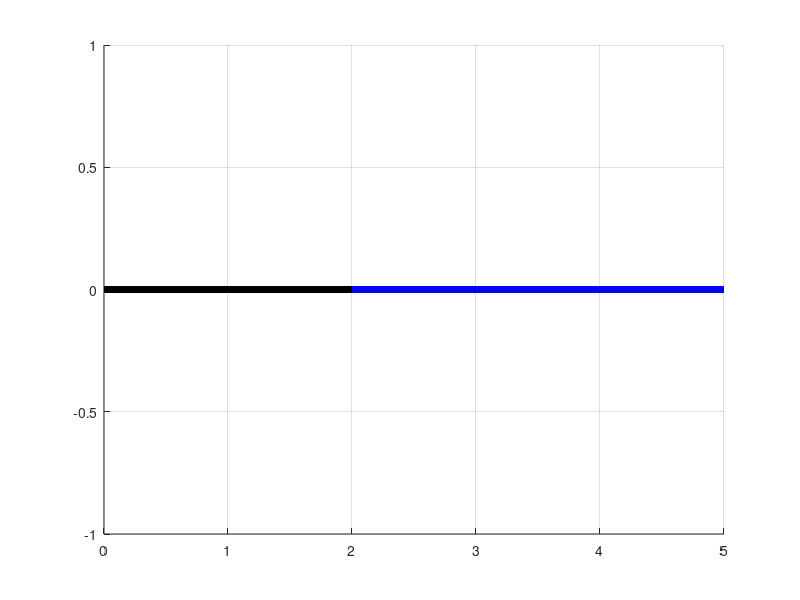

Here is the MATLAB script that generated this plot: (Note: this script raises an error after producing the figure.)
function th = InverseKinematics
    clc

    th1_old = 0; th2_old = 0; th3_old = 0 ;% old angles
    
    a = 3 ; b = 2;
    
    figure(1)
    clf(1,'reset')
    hold on
% INITIAL ROBOTIC ARM - FIRST-SECOND LINK
    line([0 3 0],[0 0 0],[0 0 0],'color','k','linewidth',5) % first link
    line([2 5 5],[0 0 0],[0 0 0],'color','b','linewidth',5) % second link
    grid
% initial configuration frame
    th0 = 0 ;
    rot = rotation(th0)* [ 1 0 0 ;0 1 0 ; 0 0 1]; % no rotation of the initial frame
    DrawAxis(0,0,0,rot) %initial configuration frame  
    
    pressEnd = false;
    while (pressEnd == false)
        prompt = 'Input x \n';
        x = input(prompt);           
        clc
        prompt = 'Input y \n';
        y = input(prompt);     
        clc
        prompt = 'Input z \n';
        z = input(prompt);     
        clc                     
        if ( (x^2 + y^2) < (a-b)^2 || (x^2 + y^2) > (a+b)^2) && ((y^2 + z^2) < (a-b)^2 || (y^2 + z^2) > (a+b)^2)
            disp('FIRST CONDITION \n');
            pause;
            continue;
        elseif ((x^2 + z^2) < (a-b)^2 || (x^2 + z^2) > (a+b)^2) && ( (x^2 + y^2) < (a-b)^2 || (x^2 + y^2) > (a+b)^2)
            disp('SECOND CONDITION \n');
            pause;
            continue;
        elseif ((y^2 + z^2) < (a-b)^2 || (y^2 + z^2) > (a+b)^2) && ( (x^2 + y^2) < (a-b)^2 || (x^2 + y^2) > (a+b)^2)
            disp('THIRD CONDITION \n');
            pause;
            continue;
        end
  
        th1 = atan2(y,x);
        D =((+x^2 + y^2 + z^2 - a^2 - b^2)/(2*a*b))
        th3 = atan2(sqrt(abs(1 - D^2)),D);
        %th3 = acos(D);
        th2 = atan2(z,(sqrt(x^2 + y^2))) - atan2(b*sin(real(th3)),a + b*cos(real(th3)));
        th3 = th3 + th2;
        [th1_old,th2_old,th3_old] = RoboticArm(real(th1),real(th2),real(th3),th1_old,th2_old,th3_old);
        
        thReal = [radtodeg(real(th1)) radtodeg(real(th2)) radtodeg(real(th3))];
        thIm = [radtodeg(imag(th1)) radtodeg(imag(th2)) radtodeg(imag(th3))];
        th = [thReal ; thIm];
        final_transformation
    end
end